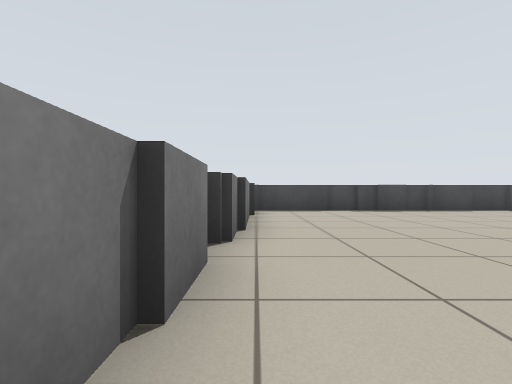
View 1 (above)

24 first-person views from a walk through a Stage world. The camera is 0.58 m above the floor, looks level and sees 85° across. The lines on the ground mark 1 m squares. The floor is counted in squares, 1 m on a side. Each view is taken from the middle of a square. On the plan, view 1 faces up. The plan holds only what a view shows up to about 9 squares ahead; the rest is blank. The robots in the file are not drawn.

View 2
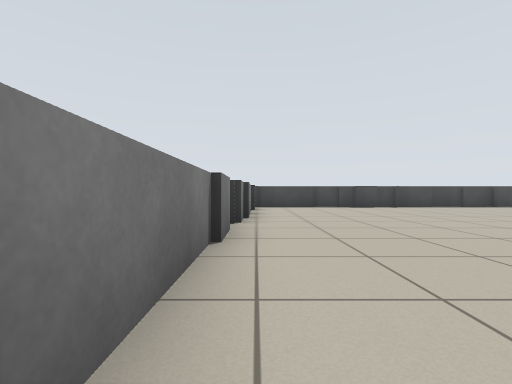

View 3
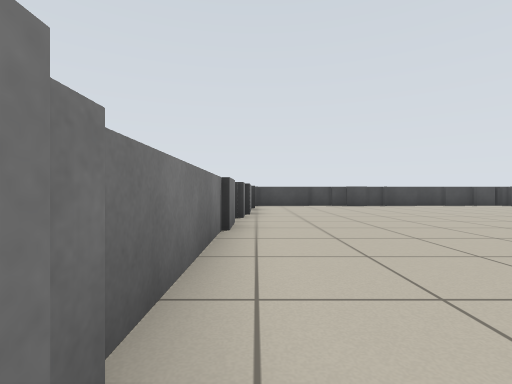

View 4
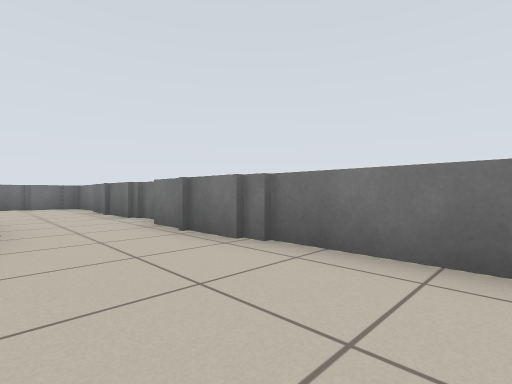

View 5
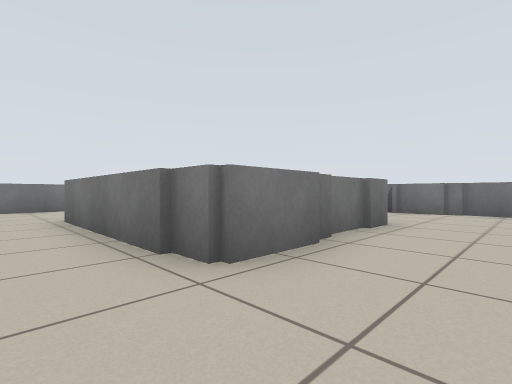

View 6
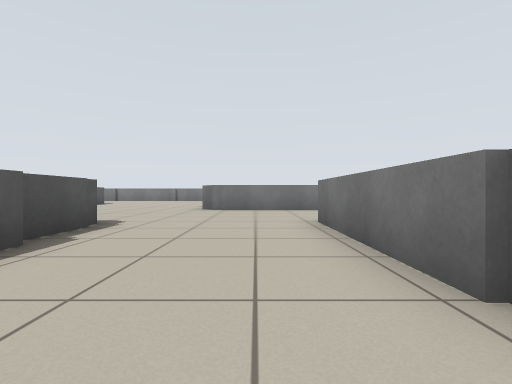

View 7
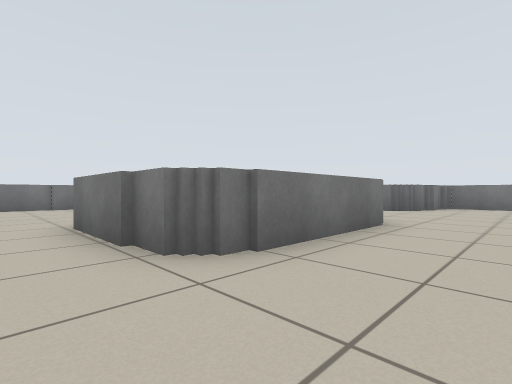

View 8
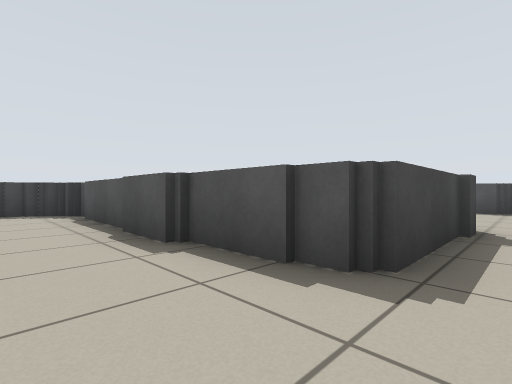

View 9
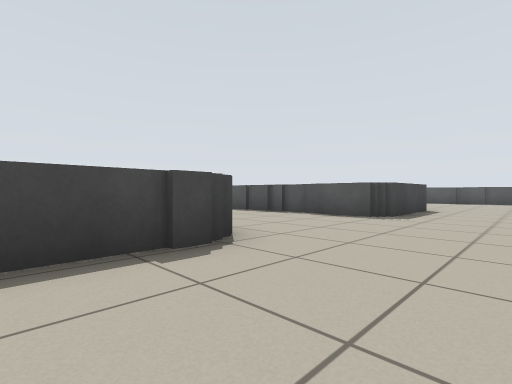

View 10
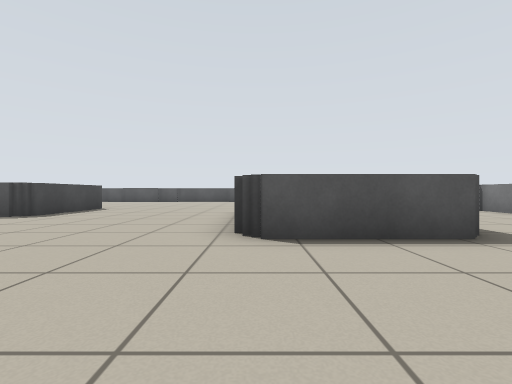

View 11
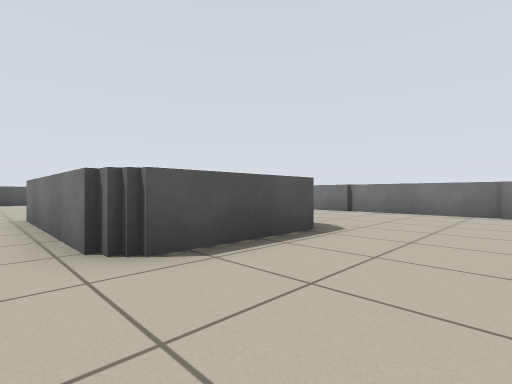

View 12
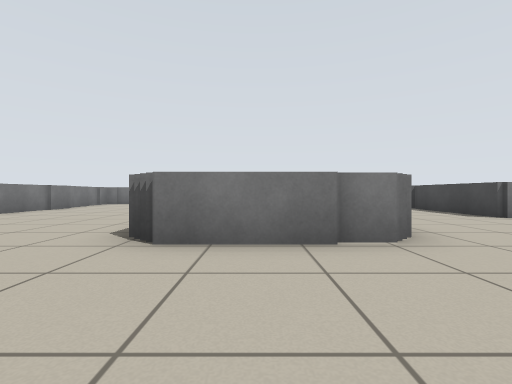

View 13
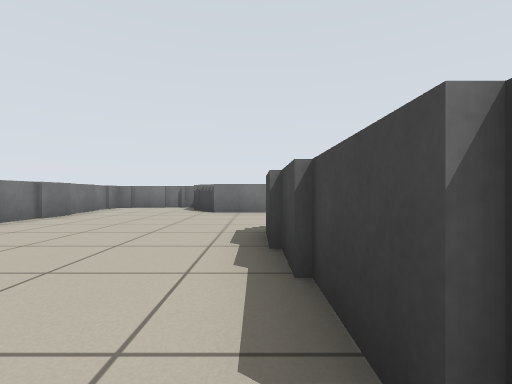

View 14
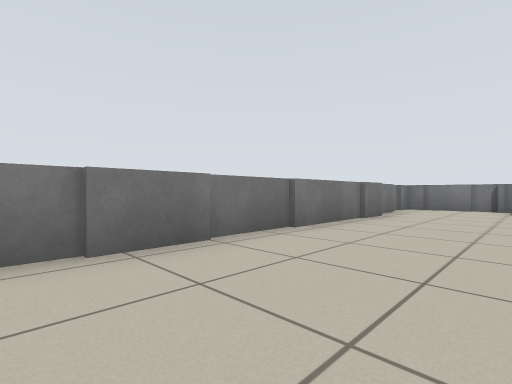

View 15
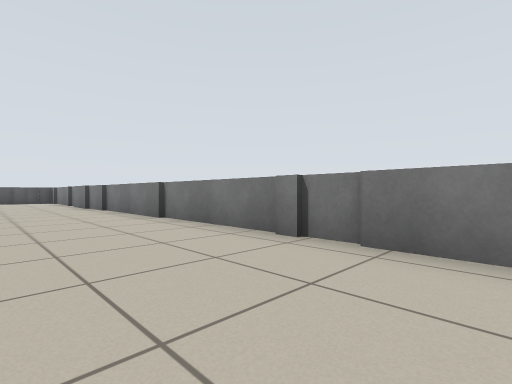

View 16
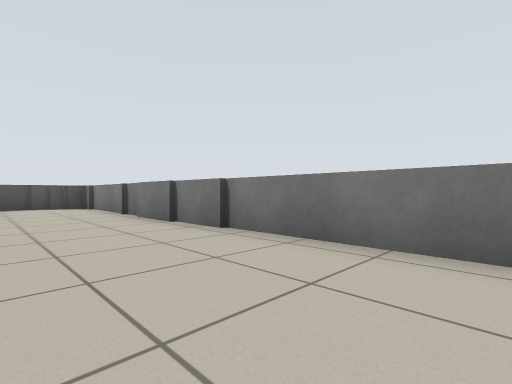

View 17
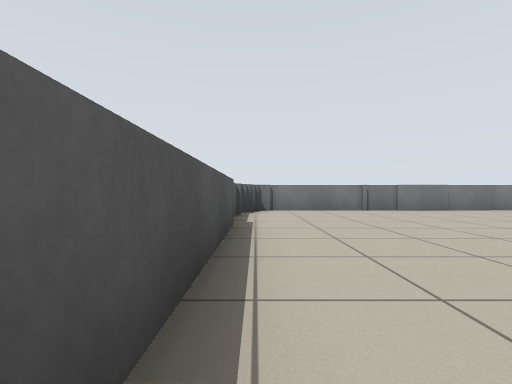

View 18
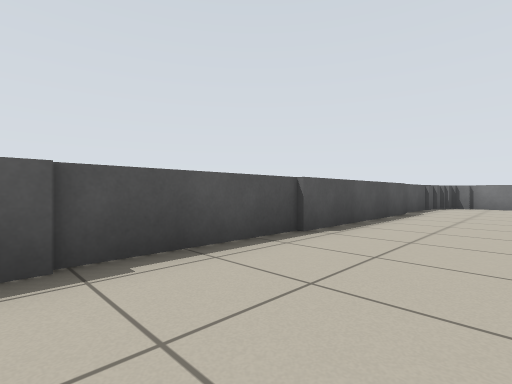

View 19
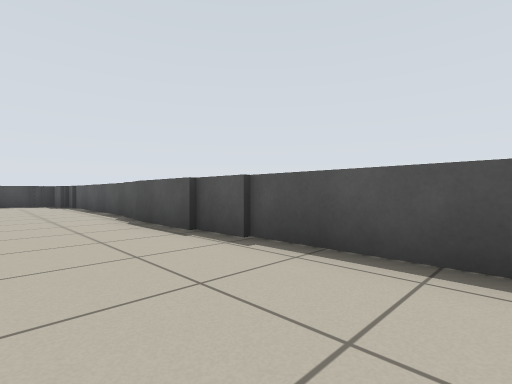

View 20
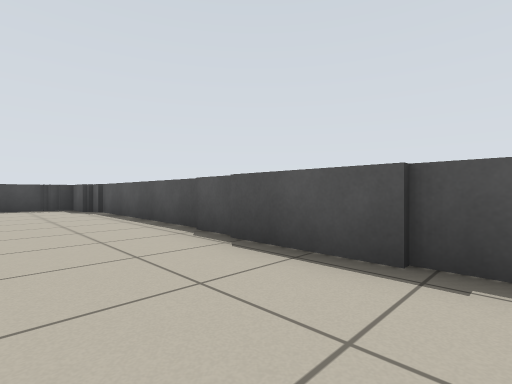

View 21
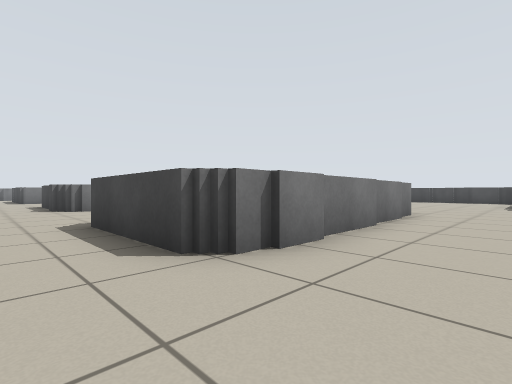

View 22
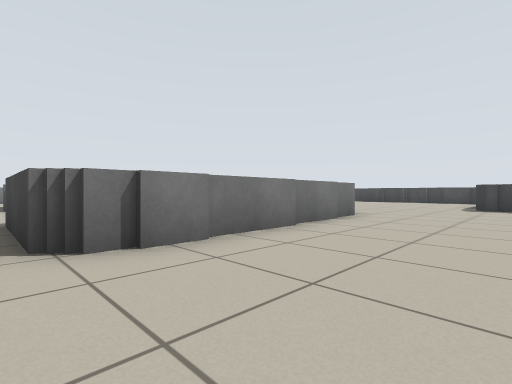

View 23
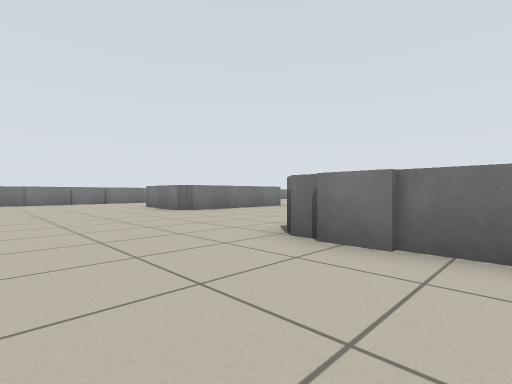

View 24
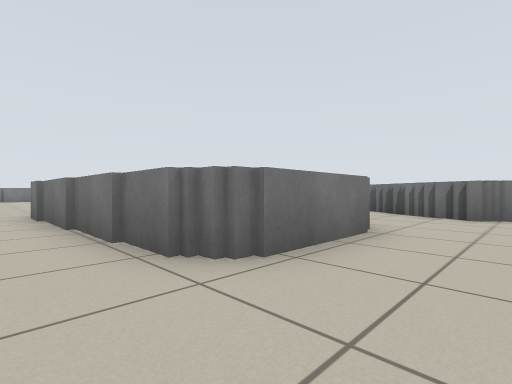

### Floor plan
Points are (right, up) in squares from view 1. A wall is a line through its corners. A room is listed if a view was taken in it or the views show most of it. See-through windows are left out.
Room 1 (views 1, 2, 4, 5, 6)
walls: (-0.5, 2.4) (-0.5, -2.6); (10.1, 0.5) (9.4, 0.5); (4.8, -2.7) (6.8, -2.7); (2.8, -2.7) (3.6, -2.7); (3.5, -3) (4.6, -3); (10.6, 0.1) (10, 0.1); (-0.3, 6.6) (-0.3, 3.2); (8.1, 8.8) (-0.1, 8.8); (10.8, -3.4) (10.8, -0.2)
ways out: opening at (0.5, -2.5) to room 2; opening at (9, -3) to room 2
Room 2 (views 3, 7, 8, 9, 10, 11, 12, 13, 14, 15, 16, 17, 18, 19, 20, 21, 22, 23, 24)
walls: (14.6, -6.5) (14.6, -7.3) (10.8, -7.3) (10.8, -5); (15.4, -15.9) (15.4, -12.7) (20.2, -12.7); (15, -1.8) (15, -2.2); (9.9, -11.4) (9.9, -14.4); (10.5, -5.1) (10.5, -3.6); (22, -2.4) (22, -7.7) (18.4, -7.7) (18.4, -3.5); (15.4, -0.8) (15.4, -1.5); (19, -0.7) (21.6, -0.7) (21.6, -1.2); (15.8, 0.1) (15.8, -0.9); (21.8, -1.1) (21.8, -2.4); (9.5, -14.6) (7.1, -14.6); (15.8, 0.8) (15.8, 0.2); (5.9, -10.9) (9.5, -10.9); (7.1, -14.9) (6.1, -14.9); (22, -19.7) (23.6, -19.7); (6.8, -2.7) (6.8, -7.7) (4, -7.7); (28.4, -4.1) (28.4, 1.2); (23.5, -19.9) (27.6, -19.9); (28.4, -16) (28.4, -4.2); (24.6, 2.7) (23.8, 2.7); (27.5, -19.7) (28.1, -19.7); (28.2, 1.2) (28.2, 2.3) (27.5, 2.3); (28.4, -19) (28.4, -16.4); (2.1, -11.9) (2.1, -12.4); (27.6, 2.7) (26.4, 2.7); (2.1, -14.6) (2.1, -16.4); (0.5, -11.4) (1.5, -11.4); (3.9, -19.9) (22, -19.9); (-0.5, -8.1) (-0.5, -10.2); (2.9, -19.7) (4, -19.7); (-0.5, -5.6) (-0.5, -7.8); (-0.3, -2.5) (-0.3, -5); (1.5, -19.9) (2.9, -19.9); (-0.3, -17.5) (-0.3, -19.6); (-0.5, -17.8) (-0.5, -18.4)
ways out: opening at (0.5, -2.5) to room 1; opening at (9, -3) to room 1

Positions as (right, up) in squares from view 1, and headings:
1: (0, 0), facing up
2: (0, -2), facing up
3: (0, -3), facing up
4: (2, 0), facing down-left
5: (8, -1), facing down-left
6: (8, -2), facing down
7: (11, -9), facing down-left
8: (9, -8), facing up-right
9: (12, -10), facing up-right
10: (12, -13), facing right
11: (13, -12), facing down-right
12: (13, -13), facing left
13: (10, -15), facing left
14: (10, -17), facing down-left
15: (11, -17), facing down-right
16: (17, -17), facing down-right
17: (28, -11), facing down
18: (26, -8), facing down-right
19: (26, -11), facing up-right
20: (26, -8), facing up-right
21: (24, -9), facing up-left
22: (25, -8), facing up-left
23: (25, -5), facing down-left
24: (23, 1), facing down-left
